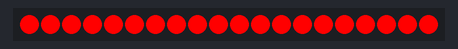
This sketch was run on a simulated Arduino Uno, built with avr-gcc and run on an emulated ATmega328P. Parts: 20 RGB LEDs in strip order, left to right.

Above: at 0.1 s.
At 3.1 s:
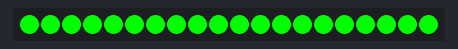
At 6.1 s:
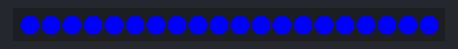
At 9.1 s:
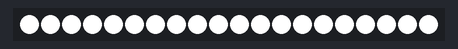
At 12.1 s:
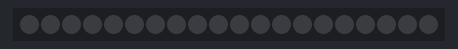

The sketch:

ws281x.ino
```cpp
/* Install lib command for arduino-cli lib install "Adafruit NeoPixel" */
#include <Adafruit_NeoPixel.h>

#define WS281X_PIN	4
#define PIXEL_NUM   20

// Refer to https://adafruit.github.io/Adafruit_NeoPixel/html/class_adafruit___neo_pixel.html
// NEO_KHZ800: WS2811/WS2812/WS2812B
Adafruit_NeoPixel strip = Adafruit_NeoPixel(PIXEL_NUM, WS281X_PIN, NEO_GRB + NEO_KHZ800);

void setup() {
  strip.begin();
  strip.show();
}

// Loop for red, green, blue, white and black
void loop() {
  colorWipe(strip.Color(255, 0, 0), 3000);
  colorWipe(strip.Color(0, 255, 0), 3000);
  colorWipe(strip.Color(0, 0, 255), 3000);
  colorWipe(strip.Color(255, 255, 255), 3000);
  colorWipe(strip.Color(0, 0, 0), 3000);
}

void colorWipe(uint32_t c, uint16_t wait) {
  for (uint16_t i = 0; i < strip.numPixels(); i++) {
    strip.setPixelColor(i, c);
  }
  strip.show();
  delay(wait);
}
```

Measured:
- by itself, everything shown: repeats every 15.0 s, in 5 steps
- what the display in image 1 shows lasts 3.0 s, from 3.0 s to 6.0 s
